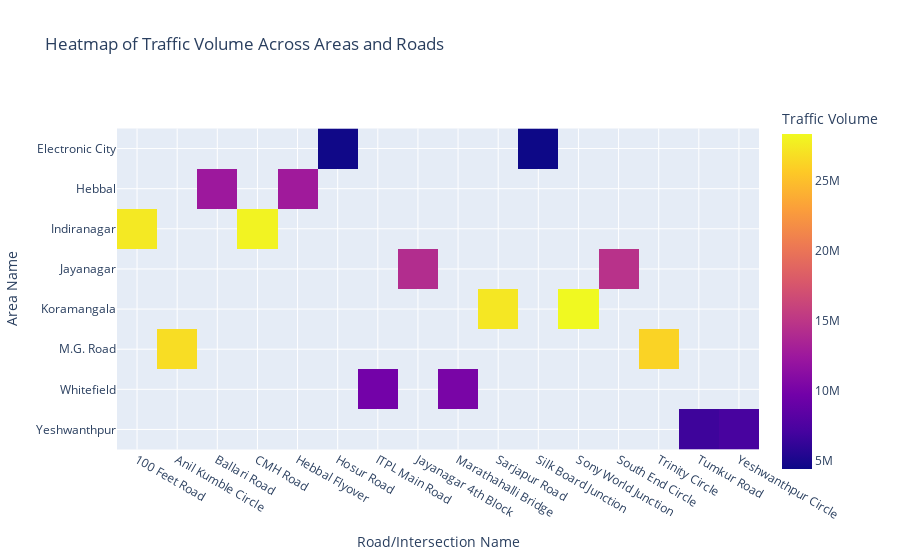

The cell this chart's notebook holds for it:
### Markdown cell above
# 1. Heat Map

### Code cell
heatmap_data = df.pivot_table(values='Traffic Volume', index='Area Name', columns='Road/Intersection Name', aggfunc='sum')
fig = px.imshow(heatmap_data, labels=dict(x="Road/Intersection Name", y="Area Name", color="Traffic Volume"),
                title="Heatmap of Traffic Volume Across Areas and Roads")
fig

### Figure 1 — Plotly figure (JSON) as saved in the notebook; plotly's stock layout.template omitted (floating-point values rounded to 4 significant figures)
{"data": [{"coloraxis": "coloraxis", "hovertemplate": "Road/Intersection Name: %{x}<br>Area Name: %{y}<br>Traffic Volume: %{z}<extra></extra>", "name": "0", "type": "heatmap", "x": ["100 Feet Road", "Anil Kumble Circle", "Ballari Road", "CMH Road", "Hebbal Flyover", "Hosur Road", "ITPL Main Road", "Jayanagar 4th Block", "Marathahalli Bridge", "Sarjapur Road", "Silk Board Junction", "Sony World Junction", "South End Circle", "Trinity Circle", "Tumkur Road", "Yeshwanthpur Circle"], "xaxis": "x", "y": ["Electronic City", "Hebbal", "Indiranagar", "Jayanagar", "Koramangala", "M.G. Road", "Whitefield", "Yeshwanthpur"], "yaxis": "y", "z": [[NaN, NaN, NaN, NaN, NaN, 4586000.0, NaN, NaN, NaN, NaN, 4437000.0, NaN, NaN, NaN, NaN, NaN], [NaN, NaN, 12510000.0, NaN, 12700000.0, NaN, NaN, NaN, NaN, NaN, NaN, NaN, NaN, NaN, NaN, NaN], [27480000.0, NaN, NaN, 28050000.0, NaN, NaN, NaN, NaN, NaN, NaN, NaN, NaN, NaN, NaN, NaN, NaN], [NaN, NaN, NaN, NaN, NaN, NaN, NaN, 14210000.0, NaN, NaN, NaN, NaN, 14650000.0, NaN, NaN, NaN], [NaN, NaN, NaN, NaN, NaN, NaN, NaN, NaN, NaN, 27330000.0, NaN, 28370000.0, NaN, NaN, NaN, NaN], [NaN, 26760000.0, NaN, NaN, NaN, NaN, NaN, NaN, NaN, NaN, NaN, NaN, NaN, 26230000.0, NaN, NaN], [NaN, NaN, NaN, NaN, NaN, NaN, 9840000.0, NaN, 10220000.0, NaN, NaN, NaN, NaN, NaN, NaN, NaN], [NaN, NaN, NaN, NaN, NaN, NaN, NaN, NaN, NaN, NaN, NaN, NaN, NaN, NaN, 6705000.0, 7190000.0]]}], "layout": {"coloraxis": {"colorbar": {"title": {"text": "Traffic Volume"}}, "colorscale": [[0, "#0d0887"], [0.1111, "#46039f"], [0.2222, "#7201a8"], [0.3333, "#9c179e"], [0.4444, "#bd3786"], [0.5556, "#d8576b"], [0.6667, "#ed7953"], [0.7778, "#fb9f3a"], [0.8889, "#fdca26"], [1, "#f0f921"]]}, "title": {"text": "Heatmap of Traffic Volume Across Areas and Roads"}, "xaxis": {"anchor": "y", "constrain": "domain", "domain": [0, 1], "scaleanchor": "y", "title": {"text": "Road/Intersection Name"}}, "yaxis": {"anchor": "x", "autorange": "reversed", "constrain": "domain", "domain": [0, 1], "title": {"text": "Area Name"}}}}
